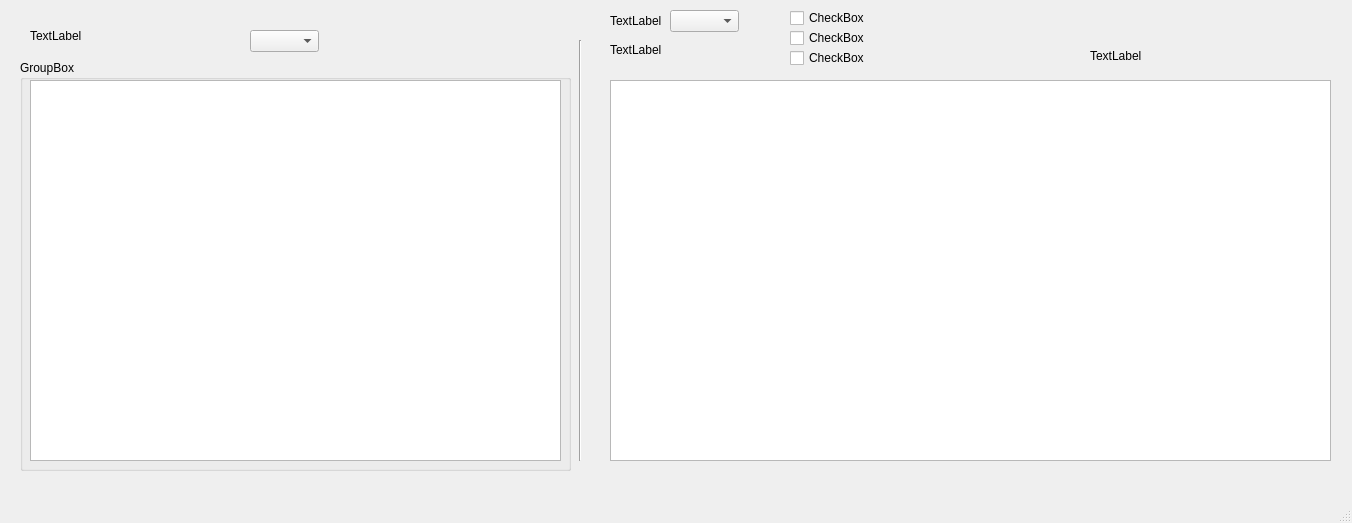
<?xml version="1.0" encoding="UTF-8"?>
<ui version="4.0">
 <class>MainWindow</class>
 <widget class="QMainWindow" name="MainWindow">
  <property name="geometry">
   <rect>
    <x>0</x>
    <y>0</y>
    <width>1352</width>
    <height>523</height>
   </rect>
  </property>
  <property name="windowTitle">
   <string>MainWindow</string>
  </property>
  <widget class="QWidget" name="centralwidget">
   <widget class="QGroupBox" name="groupBox">
    <property name="geometry">
     <rect>
      <x>20</x>
      <y>60</y>
      <width>551</width>
      <height>411</height>
     </rect>
    </property>
    <property name="title">
     <string>GroupBox</string>
    </property>
    <widget class="QGraphicsView" name="graphicsView">
     <property name="geometry">
      <rect>
       <x>10</x>
       <y>20</y>
       <width>531</width>
       <height>381</height>
      </rect>
     </property>
    </widget>
   </widget>
   <widget class="Line" name="line">
    <property name="geometry">
     <rect>
      <x>570</x>
      <y>40</y>
      <width>21</width>
      <height>421</height>
     </rect>
    </property>
    <property name="orientation">
     <enum>Qt::Vertical</enum>
    </property>
   </widget>
   <widget class="QComboBox" name="comboBox2">
    <property name="geometry">
     <rect>
      <x>670</x>
      <y>10</y>
      <width>69</width>
      <height>22</height>
     </rect>
    </property>
   </widget>
   <widget class="QLabel" name="label2">
    <property name="geometry">
     <rect>
      <x>610</x>
      <y>10</y>
      <width>81</width>
      <height>21</height>
     </rect>
    </property>
    <property name="text">
     <string>TextLabel</string>
    </property>
   </widget>
   <widget class="QCheckBox" name="checkBox1">
    <property name="geometry">
     <rect>
      <x>790</x>
      <y>10</y>
      <width>121</width>
      <height>16</height>
     </rect>
    </property>
    <property name="text">
     <string>CheckBox</string>
    </property>
   </widget>
   <widget class="QGraphicsView" name="graphicsView_2">
    <property name="geometry">
     <rect>
      <x>610</x>
      <y>80</y>
      <width>721</width>
      <height>381</height>
     </rect>
    </property>
   </widget>
   <widget class="QCheckBox" name="checkBox2">
    <property name="geometry">
     <rect>
      <x>790</x>
      <y>30</y>
      <width>121</width>
      <height>16</height>
     </rect>
    </property>
    <property name="text">
     <string>CheckBox</string>
    </property>
   </widget>
   <widget class="QCheckBox" name="checkBox3">
    <property name="geometry">
     <rect>
      <x>790</x>
      <y>50</y>
      <width>121</width>
      <height>16</height>
     </rect>
    </property>
    <property name="text">
     <string>CheckBox</string>
    </property>
   </widget>
   <widget class="QLabel" name="label1">
    <property name="geometry">
     <rect>
      <x>30</x>
      <y>20</y>
      <width>171</width>
      <height>31</height>
     </rect>
    </property>
    <property name="text">
     <string>TextLabel</string>
    </property>
   </widget>
   <widget class="QComboBox" name="comboBox1">
    <property name="geometry">
     <rect>
      <x>250</x>
      <y>30</y>
      <width>69</width>
      <height>22</height>
     </rect>
    </property>
   </widget>
   <widget class="QLabel" name="voltage_meter">
    <property name="geometry">
     <rect>
      <x>610</x>
      <y>40</y>
      <width>131</width>
      <height>20</height>
     </rect>
    </property>
    <property name="text">
     <string>TextLabel</string>
    </property>
   </widget>
   <widget class="QLabel" name="update_time">
    <property name="geometry">
     <rect>
      <x>1090</x>
      <y>40</y>
      <width>221</width>
      <height>31</height>
     </rect>
    </property>
    <property name="text">
     <string>TextLabel</string>
    </property>
   </widget>
  </widget>
  <widget class="QMenuBar" name="menubar">
   <property name="geometry">
    <rect>
     <x>0</x>
     <y>0</y>
     <width>1352</width>
     <height>21</height>
    </rect>
   </property>
  </widget>
  <widget class="QStatusBar" name="statusbar"/>
 </widget>
 <resources/>
 <connections/>
</ui>
